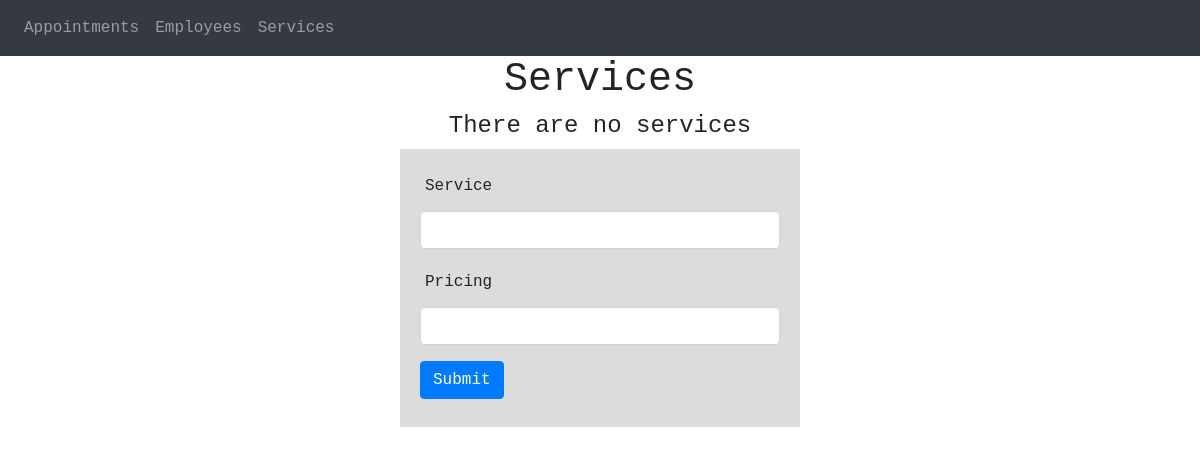
Page /services on the earlier database version.
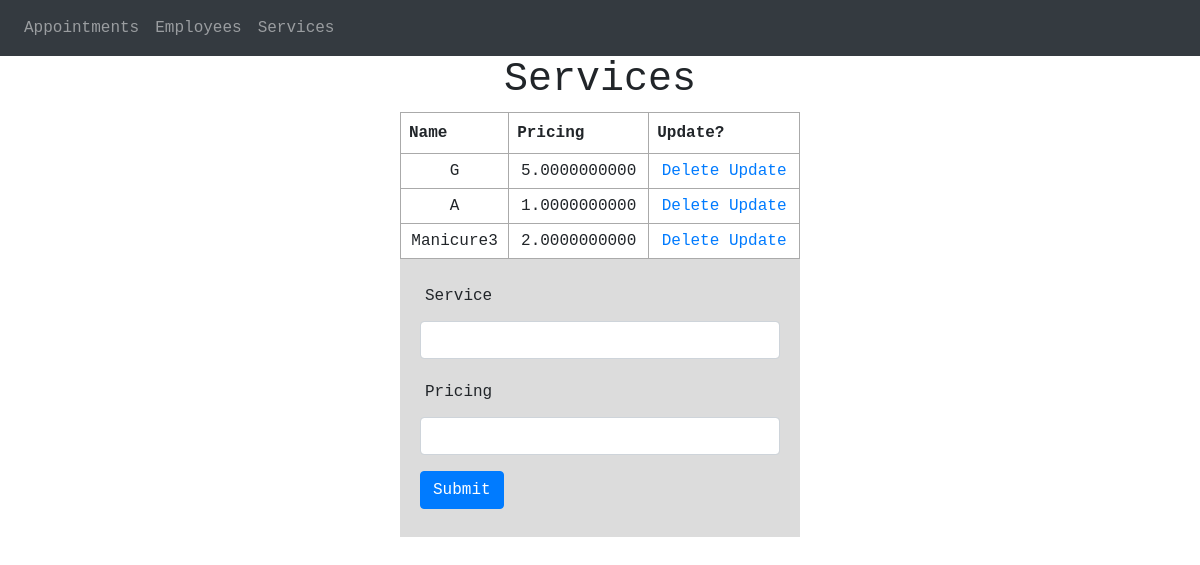
Same page on the later database version.
### website/models.py (models this page shows)
class Service(db.Model):
    id = db.Column(db.Integer, primary_key=True)
    name = db.Column(db.String(64), nullable=False)
    price = db.Column(db.Numeric, default=0)

### website/views.py (the view)
@views.route("/services", methods=["POST", "GET"])
def service_actions():
    if request.method == "POST":
        service_name = request.form["name"]
        service_price = request.form["price"]
        new_service = Service(name=service_name, price=service_price)
        try:
            db.session.add(new_service)
            db.session.commit()
            return redirect("/services")
        except Exception as error:
            print(error)
            return "There was an issue adding a new service"
    else:
        s = Service.query.order_by(Service.id).all()
        return render_template("services.html", services=s)

### website/templates/services.html (shortened to what this page needs)
{% extends 'base.html' %}  {% block body %}
<div class="content">
  <h1 style="text-align: center">Services</h1>
  {% if services | length < 1 %}
  <h4 style="text-align: center">There are no services</h4>
  {% else %}
  <table>
    <tr>
      <th>Name</th>
      <th>Pricing</th>
      <th>Update?</th>
    </tr>
    {% for s in services %}
    <tr>
      <td>{{s.name}}</td>
      <td>{{s.price}}</td>
      <td>
        <a href="/services/delete/{{s.id}}">Delete</a>
        <a href="/services/update/{{s.id}}">Update</a>
      </td>
    </tr>
    {% endfor %}
  </table>
  {% endif %}
  <form action="/services" method="POST">
    <div class="form-group">
      <label for="serviceName">Service</label>
      <input type="text" class="form-control" name="name" />
    </div>
    <div class="form-group">
      <label for="price">Pricing</label>
      <input type="number" class="form-control" name="price" />
    </div>
    <input type="submit" class="btn btn-primary mb-2" />
  </form>
</div>
{% endblock %}

Differences in the rows shown:
added Service: name "G", price "5.0000000000"
added Service: name "A", price "1.0000000000"
added Service: name "Manicure3", price "2.0000000000"
Other differences:
text no longer shown: "There are no services"
text now shown: "Name Pricing Update?"
